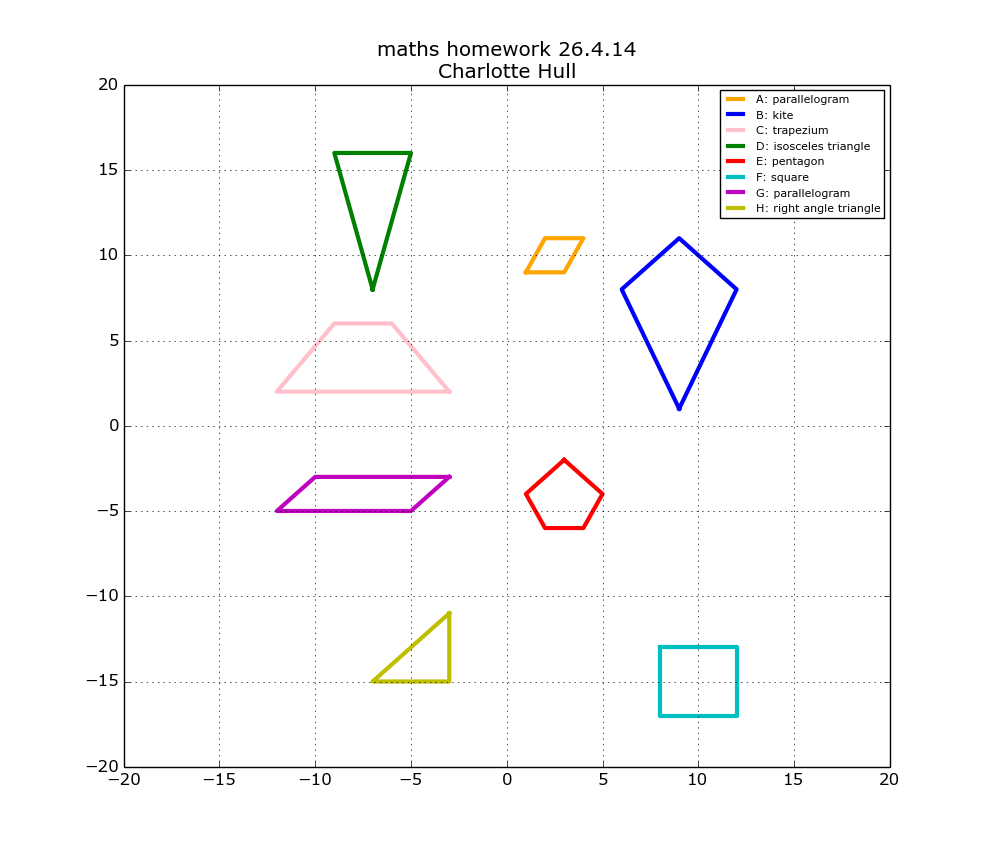

Here is the Python script that generated this plot:
import pylab

def draw_shape(coordinates,name,style=''):
    coordinates.append(coordinates[0])
    x = [x for x,_ in coordinates]
    y = [y for _,y in coordinates]
    pylab.plot(x,y,style,label = name, linewidth=3)

# A
A = [[1,9], [3,9], [4,11], [2,11]]
draw_shape(A, 'A: parallelogram','orange')

# B
B = [[9,1], [6,8], [9,11], [12,8]]
draw_shape(B, 'B: kite')

# C
C = [[-3,2], [-6,6], [-9,6], [-12,2]]
draw_shape(C, 'C: trapezium','pink')

# D

D = [[-7,8], [-9,16], [-5,16]]
draw_shape(D, 'D: isosceles triangle')


# E
E = [[3,-2], [1,-4], [2,-6],[4,-6], [5,-4]]
draw_shape(E, 'E: pentagon')

# F
F = [[8,-13], [12,-13], [12,-17], [8,-17]]
draw_shape(F, 'F: square')

# G
G = [[-3,-3], [-5,-5], [-12,-5], [-10,-3]]
draw_shape(G, 'G: parallelogram')

# H
H = [[-3,-11], [-3,-15], [-7,-15]]
draw_shape(H, 'H: right angle triangle')

pylab.xlim(-20,20)
pylab.ylim(-20,20)
pylab.grid()
pylab.legend(prop={"size":8})
pylab.title('maths homework 26.4.14\nCharlotte Hull')
pylab.show()
